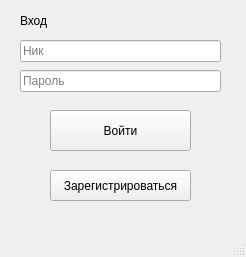
<?xml version="1.0" encoding="UTF-8"?>
<ui version="4.0">
 <class>MainWindow</class>
 <widget class="QMainWindow" name="MainWindow">
  <property name="geometry">
   <rect>
    <x>0</x>
    <y>0</y>
    <width>246</width>
    <height>257</height>
   </rect>
  </property>
  <property name="windowTitle">
   <string>Вход</string>
  </property>
  <widget class="QWidget" name="centralwidget">
   <widget class="QLineEdit" name="lineEdit_6">
    <property name="geometry">
     <rect>
      <x>20</x>
      <y>40</y>
      <width>201</width>
      <height>22</height>
     </rect>
    </property>
    <property name="placeholderText">
     <string>Ник</string>
    </property>
   </widget>
   <widget class="QLabel" name="label_2">
    <property name="geometry">
     <rect>
      <x>20</x>
      <y>10</y>
      <width>81</width>
      <height>21</height>
     </rect>
    </property>
    <property name="text">
     <string>Вход</string>
    </property>
   </widget>
   <widget class="QPushButton" name="pushButton_2">
    <property name="geometry">
     <rect>
      <x>50</x>
      <y>110</y>
      <width>141</width>
      <height>41</height>
     </rect>
    </property>
    <property name="text">
     <string>Войти</string>
    </property>
   </widget>
   <widget class="QLineEdit" name="lineEdit_4">
    <property name="geometry">
     <rect>
      <x>20</x>
      <y>70</y>
      <width>201</width>
      <height>22</height>
     </rect>
    </property>
    <property name="echoMode">
     <enum>QLineEdit::Password</enum>
    </property>
    <property name="dragEnabled">
     <bool>false</bool>
    </property>
    <property name="placeholderText">
     <string>Пароль</string>
    </property>
   </widget>
   <widget class="QPushButton" name="pushButton_3">
    <property name="geometry">
     <rect>
      <x>50</x>
      <y>170</y>
      <width>141</width>
      <height>31</height>
     </rect>
    </property>
    <property name="text">
     <string>Зарегистрироваться</string>
    </property>
   </widget>
  </widget>
  <widget class="QMenuBar" name="menubar">
   <property name="geometry">
    <rect>
     <x>0</x>
     <y>0</y>
     <width>246</width>
     <height>26</height>
    </rect>
   </property>
  </widget>
  <widget class="QStatusBar" name="statusbar"/>
 </widget>
 <resources/>
 <connections/>
</ui>
